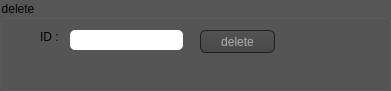
   <widget class="QGroupBox" name="groupBox">
    <property name="geometry">
     <rect>
      <x>890</x>
      <y>400</y>
      <width>391</width>
      <height>91</height>
     </rect>
    </property>
    <property name="styleSheet">
     <string notr="true">background:rgb(86, 86, 86)</string>
    </property>
    <property name="title">
     <string>delete</string>
    </property>
    <widget class="QLabel" name="label_12">
     <property name="geometry">
      <rect>
       <x>40</x>
       <y>30</y>
       <width>47</width>
       <height>14</height>
      </rect>
     </property>
     <property name="text">
      <string>ID :</string>
     </property>
    </widget>
    <widget class="QLineEdit" name="idASupprimerLineEdit">
     <property name="geometry">
      <rect>
       <x>70</x>
       <y>30</y>
       <width>113</width>
       <height>20</height>
      </rect>
     </property>
     <property name="styleSheet">
      <string notr="true">QLineEdit{
    background-color: white;
    box-shadow: 2px 0.5px 5px 1px inset black;
    border-radius: 5px;
    width: 70%;
    padding-right: 10px;
    padding-left: 10px;
    text-align: left;
    color: #000;
    font-size:inherit;
    font-family: Arial, Helvetica, sans-serif;  
    font-weight:normal;
    font-variant:normal;
}
QLineEdit::hover{  color: black ;
background-color:orange;}
QLineEdit::focus{  color: black ;
background-color:white;}</string>
     </property>
    </widget>
    <widget class="QPushButton" name="supprimerButton">
     <property name="geometry">
      <rect>
       <x>200</x>
       <y>30</y>
       <width>75</width>
       <height>23</height>
      </rect>
     </property>
     <property name="styleSheet">
      <string notr="true">QToolTip
{
     border: 1px solid black;
     background-color: #ffa02f;
     padding: 1px;
     border-radius: 3px;
     opacity: 100;
}

QWidget
{
    color: #b1b1b1;
    background-color: #323232;
}

QWidget:item:hover
{
    background-color: QLinearGradient( x1: 0, y1: 0, x2: 0, y2: 1, stop: 0 #ffa02f, stop: 1 #ca0619);
    color: #000000;
}

QWidget:item:selected
{
    background-color: QLinearGradient( x1: 0, y1: 0, x2: 0, y2: 1, stop: 0 #ffa02f, stop: 1 #d7801a);
}

QMenuBar::item
{
    background: transparent;
}

QMenuBar::item:selected
{
    background: transparent;
    border: 1px solid #ffaa00;
}

QMenuBar::item:pressed
{
    background: #444;
    border: 1px solid #000;
    background-color: QLinearGradient(
        x1:0, y1:0,
        x2:0, y2:1,
        stop:1 #212121,
        stop:0.4 #343434/*,
        stop:0.2 #343434,
        stop:0.1 #ffaa00*/
    );
    margin-bottom:-1px;
    padding-bottom:1px;
}

QMenu
{
    border: 1px solid #000;
}

QMenu::item
{
    padding: 2px 20px 2px 20px;
}

QMenu::item:selected
{
    color: #000000;
}

QWidget:disabled
{
    color: #404040;
    background-color: #323232;
}

QAbstractItemView
{
    background-color: QLinearGradient( x1: 0, y1: 0, x2: 0, y2: 1, stop: 0 #4d4d4d, stop: 0.1 #646464, stop: 1 #5d5d5d);
}

QWidget:focus
{
    /*border: 2px solid QLinearGradient( x1: 0, y1: 0, x2: 0, y2: 1, stop: 0 #ffa02f, stop: 1 #d7801a);*/
}

QLineEdit
{
    background-color: QLinearGradient( x1: 0, y1: 0, x2: 0, y2: 1, stop: 0 #4d4d4d, stop: 0 #646464, stop: 1 #5d5d5d);
    padding: 1px;
    border-style: solid;
    border: 1px solid #1e1e1e;
    border-radius: 5;
}

QPushButton
{
    color: #b1b1b1;
    background-color: QLinearGradient( x1: 0, y1: 0, x2: 0, y2: 1, stop: 0 #565656, stop: 0.1 #525252, stop: 0.5 #4e4e4e, stop: 0.9 #4a4a4a, stop: 1 #464646);
    border-width: 1px;
    border-color: #1e1e1e;
    border-style: solid;
    border-radius: 6;
    padding: 3px;
    font-size: 12px;
    padding-left: 5px;
    padding-right: 5px;
}

QPushButton:pressed
{
    background-color: QLinearGradient( x1: 0, y1: 0, x2: 0, y2: 1, stop: 0 #2d2d2d, stop: 0.1 #2b2b2b, stop: 0.5 #292929, stop: 0.9 #282828, stop: 1 #252525);
}

QComboBox
{
    selection-background-color: #ffaa00;
    background-color: QLinearGradient( x1: 0, y1: 0, x2: 0, y2: 1, stop: 0 #565656, stop: 0.1 #525252, stop: 0.5 #4e4e4e, stop: 0.9 #4a4a4a, stop: 1 #464646);
    border-style: solid;
    border: 1px solid #1e1e1e;
    border-radius: 5;
}

QComboBox:hover,QPushButton:hover
{
    border: 2px solid QLinearGradient( x1: 0, y1: 0, x2: 0, y2: 1, stop: 0 #ffa02f, stop: 1 #d7801a);
}


QComboBox:on
{
    padding-top: 3px;
    padding-left: 4px;
    background-color: QLinearGradient( x1: 0, y1: 0, x2: 0, y2: 1, stop: 0 #2d2d2d, stop: 0.1 #2b2b2b, stop: 0.5 #292929, stop: 0.9 #282828, stop: 1 #252525);
    selection-background-color: #ffaa00;
}

QComboBox QAbstractItemView
{
    border: 2px solid darkgray;
    selection-background-color: QLinearGradient( x1: 0, y1: 0, x2: 0, y2: 1, stop: 0 #ffa02f, stop: 1 #d7801a);
}

QComboBox::drop-down
{
     subcontrol-origin: padding;
     subcontrol-position: top right;
     width: 15px;

     border-left-width: 0px;
     border-left-color: darkgray;
     border-left-style: solid; /* just a single line */
     border-top-right-radius: 3px; /* same radius as the QComboBox */
     border-bottom-right-radius: 3px;
 }

QComboBox::down-arrow
{
     image: url(:/down_arrow.png);
}

QGroupBox:focus
{
border: 2px solid QLinearGradient( x1: 0, y1: 0, x2: 0, y2: 1, stop: 0 #ffa02f, stop: 1 #d7801a);
}

QTextEdit:focus
{
    border: 2px solid QLinearGradient( x1: 0, y1: 0, x2: 0, y2: 1, stop: 0 #ffa02f, stop: 1 #d7801a);
}

QScrollBar:horizontal {
     border: 1px solid #222222;
     background: QLinearGradient( x1: 0, y1: 0, x2: 0, y2: 1, stop: 0.0 #121212, stop: 0.2 #282828, stop: 1 #484848);
     height: 7px;
     margin: 0px 16px 0 16px;
}

QScrollBar::handle:horizontal
{
      background: QLinearGradient( x1: 0, y1: 0, x2: 1, y2: 0, stop: 0 #ffa02f, stop: 0.5 #d7801a, stop: 1 #ffa02f);
      min-height: 20px;
      border-radius: 2px;
}

QScrollBar::add-line:horizontal {
      border: 1px solid #1b1b19;
      border-radius: 2px;
      background: QLinearGradient( x1: 0, y1: 0, x2: 1, y2: 0, stop: 0 #ffa02f, stop: 1 #d7801a);
      width: 14px;
      subcontrol-position: right;
      subcontrol-origin: margin;
}

QScrollBar::sub-line:horizontal {
      border: 1px solid #1b1b19;
      border-radius: 2px;
      background: QLinearGradient( x1: 0, y1: 0, x2: 1, y2: 0, stop: 0 #ffa02f, stop: 1 #d7801a);
      width: 14px;
     subcontrol-position: left;
     subcontrol-origin: margin;
}

QScrollBar::right-arrow:horizontal, QScrollBar::left-arrow:horizontal
{
      border: 1px solid black;
      width: 1px;
      height: 1px;
      background: white;
}

QScrollBar::add-page:horizontal, QScrollBar::sub-page:horizontal
{
      background: none;
}

QScrollBar:vertical
{
      background: QLinearGradient( x1: 0, y1: 0, x2: 1, y2: 0, stop: 0.0 #121212, stop: 0.2 #282828, stop: 1 #484848);
      width: 7px;
      margin: 16px 0 16px 0;
      border: 1px solid #222222;
}

QScrollBar::handle:vertical
{
      background: QLinearGradient( x1: 0, y1: 0, x2: 0, y2: 1, stop: 0 #ffa02f, stop: 0.5 #d7801a, stop: 1 #ffa02f);
      min-height: 20px;
      border-radius: 2px;
}

QScrollBar::add-line:vertical
{
      border: 1px solid #1b1b19;
      border-radius: 2px;
      background: QLinearGradient( x1: 0, y1: 0, x2: 0, y2: 1, stop: 0 #ffa02f, stop: 1 #d7801a);
      height: 14px;
      subcontrol-position: bottom;
      subcontrol-origin: margin;
}

QScrollBar::sub-line:vertical
{
      border: 1px solid #1b1b19;
      border-radius: 2px;
      background: QLinearGradient( x1: 0, y1: 0, x2: 0, y2: 1, stop: 0 #d7801a, stop: 1 #ffa02f);
      height: 14px;
      subcontrol-position: top;
      subcontrol-origin: margin;
}

QScrollBar::up-arrow:vertical, QScrollBar::down-arrow:vertical
{
      border: 1px solid black;
      width: 1px;
      height: 1px;
      background: white;
}


QScrollBar::add-page:vertical, QScrollBar::sub-page:vertical
{
      background: none;
}

QTextEdit
{
    background-color: #242424;
}

QPlainTextEdit
{
    background-color: #242424;
}

QHeaderView::section
{
    background-color: QLinearGradient(x1:0, y1:0, x2:0, y2:1, stop:0 #616161, stop: 0.5 #505050, stop: 0.6 #434343, stop:1 #656565);
    color: white;
    padding-left: 4px;
    border: 1px solid #6c6c6c;
}

QCheckBox:disabled
{
color: #414141;
}

QDockWidget::title
{
    text-align: center;
    spacing: 3px; /* spacing between items in the tool bar */
    background-color: QLinearGradient(x1:0, y1:0, x2:0, y2:1, stop:0 #323232, stop: 0.5 #242424, stop:1 #323232);
}

QDockWidget::close-button, QDockWidget::float-button
{
    text-align: center;
    spacing: 1px; /* spacing between items in the tool bar */
    background-color: QLinearGradient(x1:0, y1:0, x2:0, y2:1, stop:0 #323232, stop: 0.5 #242424, stop:1 #323232);
}

QDockWidget::close-button:hover, QDockWidget::float-button:hover
{
    background: #242424;
}

QDockWidget::close-button:pressed, QDockWidget::float-button:pressed
{
    padding: 1px -1px -1px 1px;
}

QMainWindow::separator
{
    background-color: QLinearGradient(x1:0, y1:0, x2:0, y2:1, stop:0 #161616, stop: 0.5 #151515, stop: 0.6 #212121, stop:1 #343434);
    color: white;
    padding-left: 4px;
    border: 1px solid #4c4c4c;
    spacing: 3px; /* spacing between items in the tool bar */
}

QMainWindow::separator:hover
{

    background-color: QLinearGradient(x1:0, y1:0, x2:0, y2:1, stop:0 #d7801a, stop:0.5 #b56c17 stop:1 #ffa02f);
    color: white;
    padding-left: 4px;
    border: 1px solid #6c6c6c;
    spacing: 3px; /* spacing between items in the tool bar */
}

QToolBar::handle
{
     spacing: 3px; /* spacing between items in the tool bar */
     background: url(:/images/handle.png);
}

QMenu::separator
{
    height: 2px;
    background-color: QLinearGradient(x1:0, y1:0, x2:0, y2:1, stop:0 #161616, stop: 0.5 #151515, stop: 0.6 #212121, stop:1 #343434);
    color: white;
    padding-left: 4px;
    margin-left: 10px;
    margin-right: 5px;
}

QProgressBar
{
    border: 2px solid grey;
    border-radius: 5px;
    text-align: center;
}

QProgressBar::chunk
{
    background-color: #d7801a;
    width: 2.15px;
    margin: 0.5px;
}

QTabBar::tab {
    color: #b1b1b1;
    border: 1px solid #444;
    border-bottom-style: none;
    background-color: #323232;
    padding-left: 10px;
    padding-right: 10px;
    padding-top: 3px;
    padding-bottom: 2px;
    margin-right: -1px;
}

QTabWidget::pane {
    border: 1px solid #444;
    top: 1px;
}

QTabBar::tab:last
{
    margin-right: 0; /* the last selected tab has nothing to overlap with on the right */
    border-top-right-radius: 3px;
}

QTabBar::tab:first:!selected
{
 margin-left: 0px; /* the last selected tab has nothing to overlap with on the right */


    border-top-left-radius: 3px;
}

QTabBar::tab:!selected
{
    color: #b1b1b1;
    border-bottom-style: solid;
    margin-top: 3px;
    background-color: QLinearGradient(x1:0, y1:0, x2:0, y2:1, stop:1 #212121, stop:.4 #343434);
}

QTabBar::tab:selected
{
    border-top-left-radius: 3px;
    border-top-right-radius: 3px;
    margin-bottom: 0px;
}

QTabBar::tab:!selected:hover
{
    /*border-top: 2px solid #ffaa00;
    padding-bottom: 3px;*/
    border-top-left-radius: 3px;
    border-top-right-radius: 3px;
    background-color: QLinearGradient(x1:0, y1:0, x2:0, y2:1, stop:1 #212121, stop:0.4 #343434, stop:0.2 #343434, stop:0.1 #ffaa00);
}

QRadioButton::indicator:checked, QRadioButton::indicator:unchecked{
    color: #b1b1b1;
    background-color: #323232;
    border: 1px solid #b1b1b1;
    border-radius: 6px;
}

QRadioButton::indicator:checked
{
    background-color: qradialgradient(
        cx: 0.5, cy: 0.5,
        fx: 0.5, fy: 0.5,
        radius: 1.0,
        stop: 0.25 #ffaa00,
        stop: 0.3 #323232
    );
}

QCheckBox::indicator{
    color: #b1b1b1;
    background-color: #323232;
    border: 1px solid #b1b1b1;
    width: 9px;
    height: 9px;
}

QRadioButton::indicator
{
    border-radius: 6px;
}

QRadioButton::indicator:hover, QCheckBox::indicator:hover
{
    border: 1px solid #ffaa00;
}

QCheckBox::indicator:checked
{
    image:url(:/images/checkbox.png);
}

QCheckBox::indicator:disabled, QRadioButton::indicator:disabled
{
    border: 1px solid #444;
}</string>
     </property>
     <property name="text">
      <string>delete</string>
     </property>
    </widget>
   </widget>
